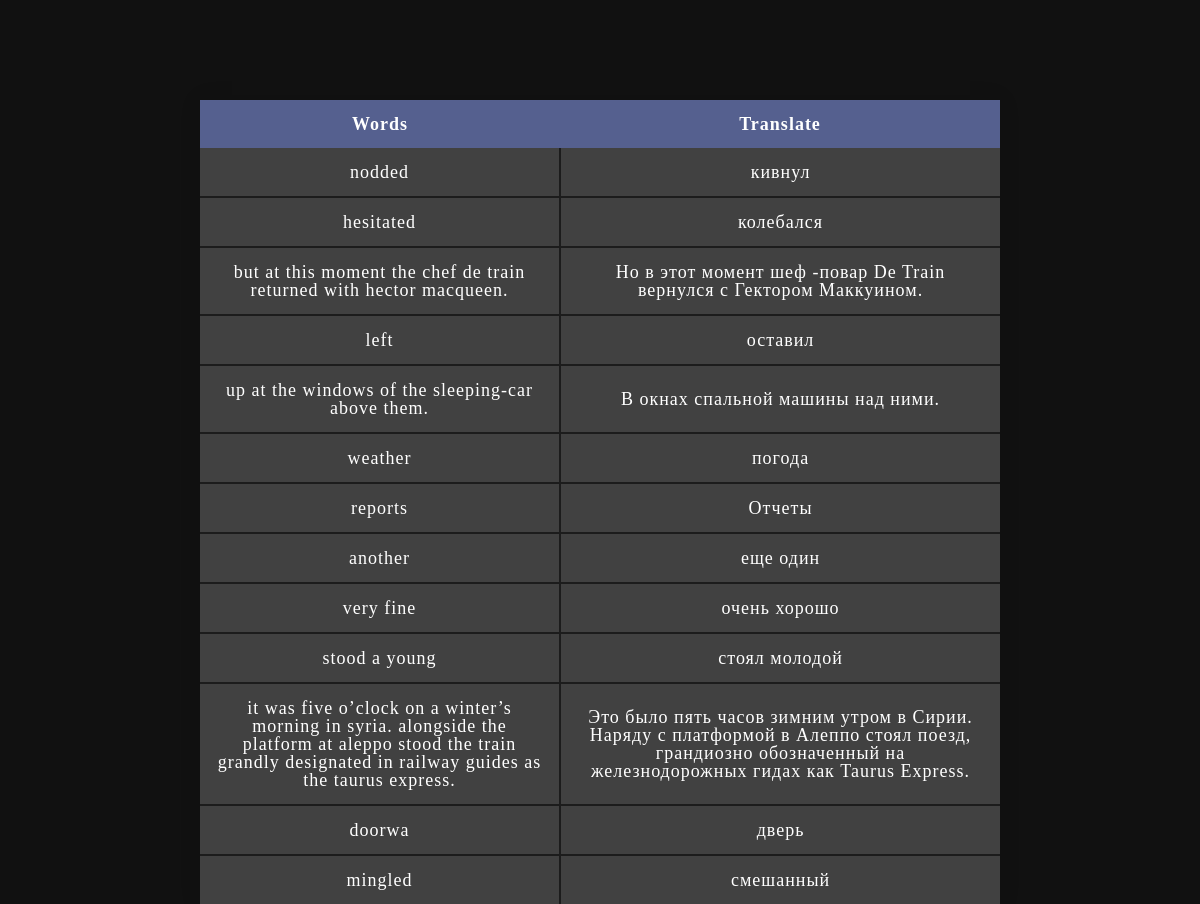
The page /dictionary (signed in) on the database as committed earlier.
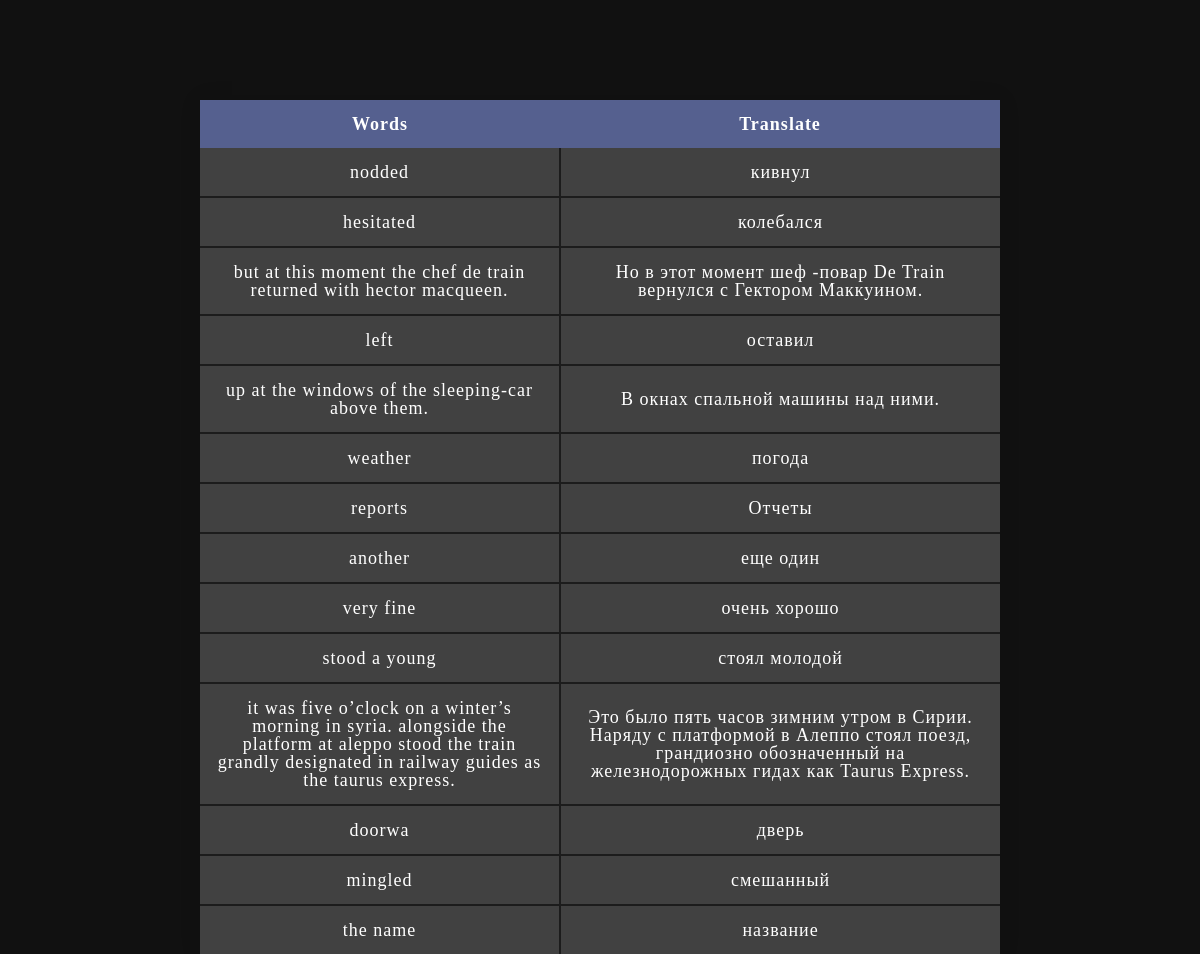
The same page on the database as committed later.
### data/models.py (models this page shows)
class Words(SqlAlchemyBase, SerializerMixin):
    __tablename__ = "words"
    id = sqlalchemy.Column(sqlalchemy.Integer, primary_key=True, autoincrement=True)
    word_en = sqlalchemy.Column(sqlalchemy.VARCHAR, nullable=False, unique=True)
    word_ru = sqlalchemy.Column(sqlalchemy.VARCHAR, nullable=False, unique=True)
    users = orm.relationship("Users_to_words", back_populates="word")

### main.py (the view)
@app.route("/dictionary")
def dictionary():
    db_sess = db_session.create_session()
    words_id = list(
        map(
            lambda x: x.word_id,
            db_sess.query(Users_to_words)
            .filter(Users_to_words.user_id == current_user.id)
            .all(),
        )
    )
    words = (
        db_sess.query(Words.word_en, Words.word_ru)
        .join(Users_to_words)
        .filter(
            Words.id.in_(list(map(int, words_id))),
            Users_to_words.user_id == current_user.id,
        )
        .all()
    )
    print(words)
    return render_template("dictionary.html", words=words)

### data/db_session.py (called while the page is built)
def create_session() -> Session:
    global __factory
    return __factory()

### main.py (called while the page is built)
@login_manager.user_loader
def load_user(user_id):
    db_sess = db_session.create_session()
    return db_sess.query(Users).get(user_id)

### templates/dictionary.html
{% extends "base.html" %}
{% block content %}
<div class="dictionary">
    <div class="dictionary__container">
        <table class="dictionary__table">
            <thead class="dictionary__thead">
            <tr class="dictionary__tr">
                <th class="dictionary__th">Words</th>
                <th class="dictionary__th">Translate</th>
            </tr>
            </thead>
            <tbody>
            {% for item in words %}
            <tr class="dictionary__tr">
                <td class="dictionary__td">{{ item[0]}}</td>
                <td class="dictionary__td">{{ item[1]}}</td>
            </tr>
            {% endfor %}
            </tbody>
        </table>
    </div>
</div>
{% endblock %}

### templates/base.html (shortened to what this page needs)
<!doctype html>
<html lang="en">
<head>
    <link rel="stylesheet" type="text/css" href="../static/css/style.css"/>
</head>
<body>
    <div class="wrapper">
        <main class="main">
            {% block content %}{% endblock %}
        </main>
    </div>
</body>
</html>

### static/css/style.css (style rules this page uses)
* { padding: 0; margin: 0; border: 0; }
*, *:before, *:after { -moz-box-sizing: border-box; -webkit-box-sizing: border-box; box-sizing: border-box; }
html, body { height: 100%; width: 100%; font-size: 100%; line-height: 1; font-size: 14px; -ms-text-size-adjust: 100%; -moz-text-size-adjust: 100%; -webkit-text-size-adjust: 100%; }
.wrapper { overflow: hidden; display: flex; flex-direction: column; min-height: 100%; }
.main { flex: 1 1 auto; }
[class*="__container"] { max-width: 1470px; margin: 0px auto; padding: 0px 15px; }
.dictionary { background-color: #111111; min-height: 100vh; padding-top: 100px; }
.dictionary__container { display: flex; justify-content: center; }
.dictionary__table { width: 800px; border-collapse: collapse; overflow: hidden; box-shadow: 0 0 20px rgba(0, 0, 0, 0.1); }
.dictionary__th, .dictionary__td { padding: 15px; background-color: rgba(255, 255, 255, 0.2); color: #fff; font-size: 18px; letter-spacing: 1px; }
.dictionary__td { border-bottom: 2px solid #1C1C1C; }
.dictionary__td:nth-child(odd) { border-right: 2px solid #1C1C1C; }
.dictionary__tr:last-child .dictionary__td { border-bottom: 0px solid #55608f; }
.dictionary__th, .dictionary__td { text-align: center; }
.dictionary__thead .dictionary__th { background-color: #55608f; }

Rows that differ between the two databases and show on the page:
added Words: word_en "the name", word_ru "название"
